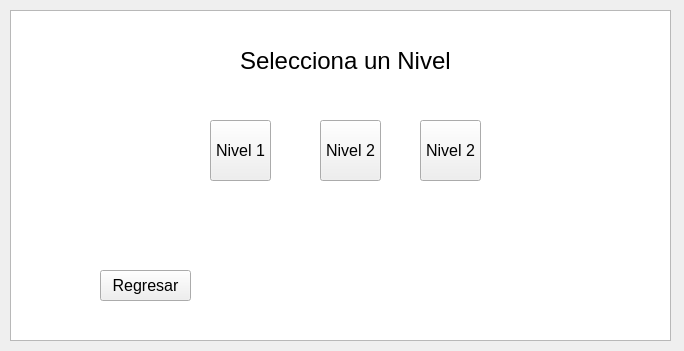
<?xml version="1.0" encoding="UTF-8"?>
<ui version="4.0">
 <class>selectlevels</class>
 <widget class="QWidget" name="selectlevels">
  <property name="geometry">
   <rect>
    <x>0</x>
    <y>0</y>
    <width>684</width>
    <height>351</height>
   </rect>
  </property>
  <property name="windowTitle">
   <string>Geometry Dash</string>
  </property>
  <widget class="QGraphicsView" name="graphicsView">
   <property name="geometry">
    <rect>
     <x>10</x>
     <y>10</y>
     <width>661</width>
     <height>331</height>
    </rect>
   </property>
  </widget>
  <widget class="QPushButton" name="pushButton">
   <property name="geometry">
    <rect>
     <x>210</x>
     <y>120</y>
     <width>61</width>
     <height>61</height>
    </rect>
   </property>
   <property name="font">
    <font>
     <family>Tahoma</family>
     <pointsize>12</pointsize>
    </font>
   </property>
   <property name="text">
    <string>Nivel 1</string>
   </property>
  </widget>
  <widget class="QPushButton" name="pushButton_2">
   <property name="geometry">
    <rect>
     <x>320</x>
     <y>120</y>
     <width>61</width>
     <height>61</height>
    </rect>
   </property>
   <property name="font">
    <font>
     <family>Tahoma</family>
     <pointsize>12</pointsize>
    </font>
   </property>
   <property name="text">
    <string>Nivel 2</string>
   </property>
  </widget>
  <widget class="QPushButton" name="pushButton_3">
   <property name="geometry">
    <rect>
     <x>420</x>
     <y>120</y>
     <width>61</width>
     <height>61</height>
    </rect>
   </property>
   <property name="font">
    <font>
     <family>Tahoma</family>
     <pointsize>12</pointsize>
    </font>
   </property>
   <property name="text">
    <string>Nivel 2</string>
   </property>
  </widget>
  <widget class="QPushButton" name="pushButton_4">
   <property name="geometry">
    <rect>
     <x>100</x>
     <y>270</y>
     <width>91</width>
     <height>31</height>
    </rect>
   </property>
   <property name="font">
    <font>
     <family>Tahoma</family>
     <pointsize>12</pointsize>
    </font>
   </property>
   <property name="text">
    <string>Regresar</string>
   </property>
  </widget>
  <widget class="QLabel" name="label">
   <property name="geometry">
    <rect>
     <x>240</x>
     <y>40</y>
     <width>211</width>
     <height>41</height>
    </rect>
   </property>
   <property name="font">
    <font>
     <family>Tahoma</family>
     <pointsize>18</pointsize>
    </font>
   </property>
   <property name="text">
    <string>Selecciona un Nivel</string>
   </property>
  </widget>
 </widget>
 <resources/>
 <connections/>
</ui>
